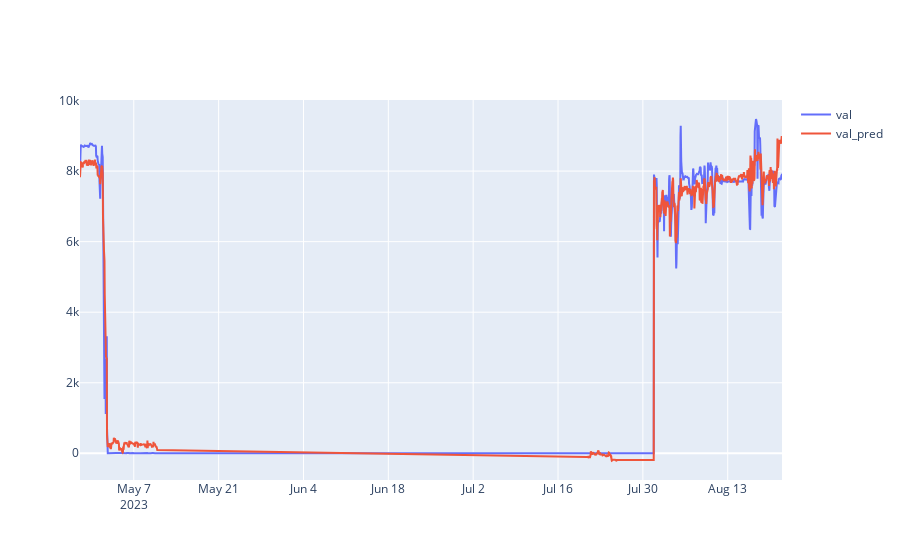

Notebook code cell kept with this figure:
### Code cell
fig = go.Figure()
fig.add_trace(go.Scatter(x=y_val.index, y=y_val, mode='lines', name='val'))
fig.add_trace(go.Scatter(x=y_val.index, y=y_val_pred, mode='lines', name='val_pred'))
fig.show()

### Figure 1 — Plotly figure (JSON) as saved in the notebook; plotly's stock layout.template omitted (floating-point values rounded to 4 significant figures; data arrays with more than 128 entries replaced by an {"elided": "..."} marker saying what was removed)
{"data": [{"mode": "lines", "name": "val", "type": "scatter", "x": {"elided": "1081 str values"}, "y": {"elided": "1081 float values"}}, {"mode": "lines", "name": "val_pred", "type": "scatter", "x": {"elided": "1081 str values"}, "y": {"elided": "1081 float values"}}], "layout": {}}
